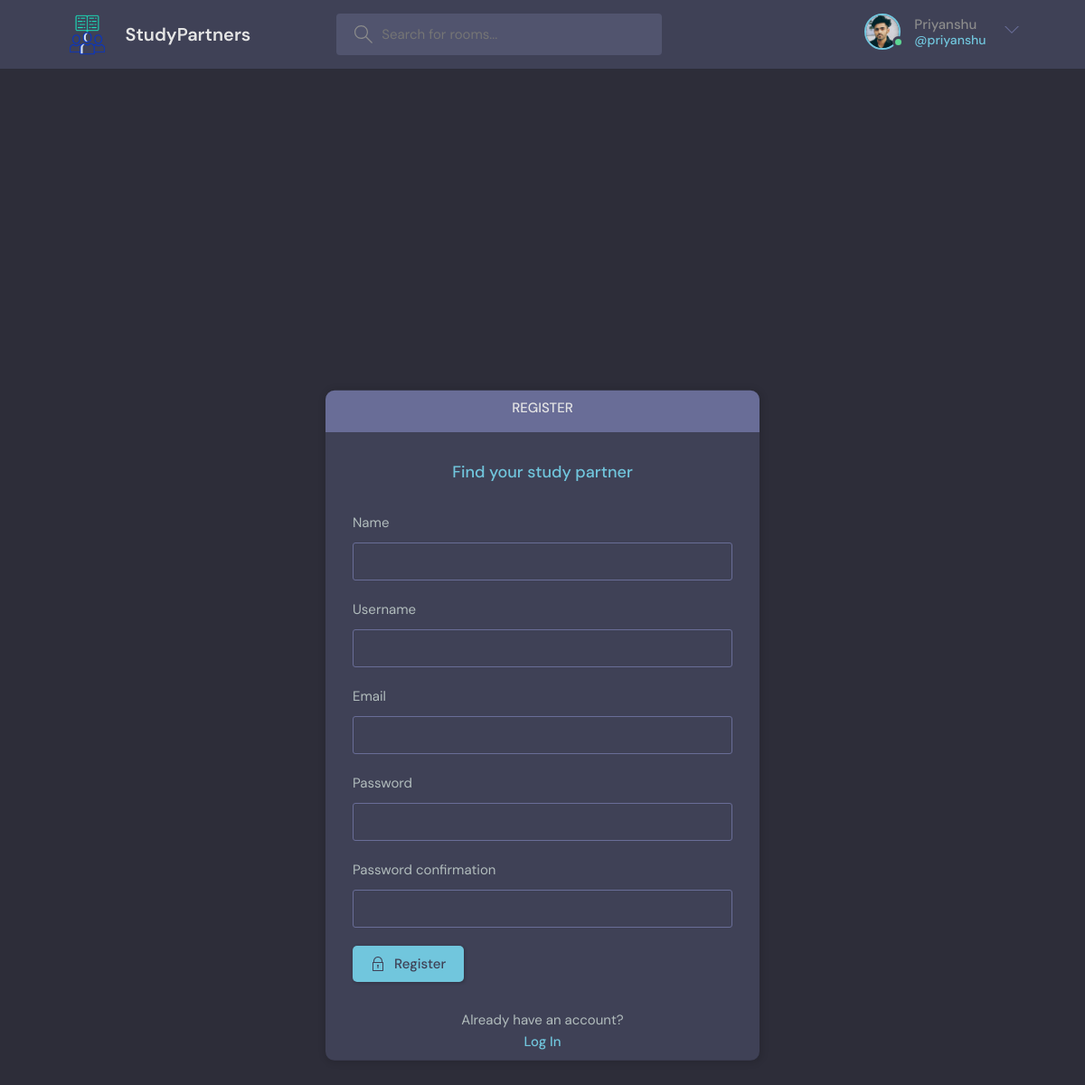
Page /register/ (signed in) on the committed database.
### base/models.py (models this page shows)
class User(AbstractUser):
    name = models.CharField(max_length=200, null=True)
    email = models.EmailField(unique=True)
    bio = models.TextField(null=True)
    avatar = models.ImageField(null=True,default='avatar.svg')
    USERNAME_FIELD = 'email'
    REQUIRED_FIELDS = []

### base/views.py (the view, shortened to what this page needs)
# urls.py: path('register/', views.registerPage,name = 'register'),
def registerPage(request):
    form = MyUserCreationForm()
    return render(request, 'base/login_register.html',{'form':form})

### base/forms.py
class MyUserCreationForm(UserCreationForm):
    class Meta:
        model = User
        fields = ['name', 'username','email', 'password1','password2']

### base/templates/base/login_register.html (shortened to what this page needs)
{%extends 'main.html'%}
{% block content%}
    <main class="auth layout">
      {% if page == 'login'%}
      <div class="container">
        <div class="layout__box">
          <div class="layout__boxHeader">
            <div class="layout__boxTitle">
              <h3>Login</h3>
            </div>
          </div>
          <div class="layout__body">
            <h2 class="auth__tagline">Find your study partner</h2>
            <form class="form" action="" method="POST">
              {%csrf_token%}
              <div class="form__group form__group">
                <label for="room_name">Email</label>
                <input id="username" name="email" type="text" placeholder="e.g. p123@gmail.com" />
              </div>
              <div class="form__group">
                <label for="password">Password</label>
                <input
                  id="password"
                  name="password"
                  type="password"
                  placeholder="&bull;&bull;&bull;&bull;&bull;&bull;&bull;&bull;"
                />
              </div>
              <button class="btn btn--main" type="submit">
                <svg
                  version="1.1"
                  xmlns="http://www.w3.org/2000/svg"
                  width="32"
                  height="32"
                  viewBox="0 0 32 32"
                >
                  <title>lock</title>
                  <path
                    d="M27 12h-1v-2c0-5.514-4.486-10-10-10s-10 4.486-10 10v2h-1c-0.553 0-1 0.447-1 1v18c0 0.553 0.447 1 1 1h22c0.553 0 1-0.447 1-1v-18c0-0.553-0.447-1-1-1zM8 10c0-4.411 3.589-8 8-8s8 3.589 8 8v2h-16v-2zM26 30h-20v-16h20v16z"
                  ></path>
                  <path
                    d="M15 21.694v4.306h2v-4.306c0.587-0.348 1-0.961 1-1.694 0-1.105-0.895-2-2-2s-2 0.895-2 2c0 0.732 0.413 1.345 1 1.694z"
                  ></path>
                </svg>
                Login
              </button>
            </form>
            <div class="auth__action">
              <p>Haven't signed up yet?</p>
              <a href="{% url 'register' %}" class="btn btn--link">Sign Up</a>
            </div>
          </div>
        </div>
      </div>
      {%else%}
      <div class="container">
        <div class="layout__box">
          <div class="layout__boxHeader">
            <div class="layout__boxTitle">
              <h3>Register</h3>
            </div>
          </div>
          <div class="layout__body">
            <h2 class="auth__tagline">Find your study partner</h2>
            <form class="form" action="" method="POST">
              {% for field in form %}
              <div class="form__group form__group">
                <label for="room_name">{{field.label}}</label>
                {{field}}
              </div>
              {%endfor%}
              <button class="btn btn--main" type="submit">
                Register
              </button>
            </form>
            <div class="auth__action">
              <p>Already have an account?</p>
              <a href="{% url 'login' %}" class="btn btn--link">Log In</a>
            </div>
          </div>
        </div>
      </div>
      {%endif%}
    </main>
{%endblock content%}

### templates/navbar.html (shortened to what this page needs)
{%load static %}
<header class="header header--loggedIn">
    <div class="container">
      <a href="{% url 'home' %}" class="header__logo">
        <img src="{% static 'images/logo.png' %}" style="height: 4.5rem;
        width: 4.5rem;" />
        <h1 style="font-weight: 600;">StudyPartners</h1>
      </a>
      <form class="header__search" method="GET" action="{% url 'home' %}">
        <label>
          <input name="q" placeholder="Search for rooms..." />
        </label>
      </form>
      <nav class="header__menu">
       {% if request.user.is_authenticated %}
        <div class="header__user">
          <a href="{% url 'user-profile' user.id%}">
            <div class="avatar avatar--medium active">
              <img src="{{request.user.avatar.url}}" />
            </div>
            <p>{{request.user.name}} <span>@{{ request.user.username}}</span></p>
          </a>
          <button class="dropdown-button">
            <svg version="1.1" xmlns="http://www.w3.org/2000/svg" width="32" height="32" viewBox="0 0 32 32">
              <title>chevron-down</title>
              <path d="M16 21l-13-13h-3l16 16 16-16h-3l-13 13z"></path>
            </svg>
          </button>
        </div>
        {%else%}
        <a href="{% url 'login'%}">
          <img src="{% static 'images/avatar.svg' %}" />
          <p>Login</p>
        </a>
        {%endif%}
      </nav>
    </div>
  </header>

### base/templates/base/login_register.html (style rules this page uses)
.layout__box { overflow: scroll; bottom: 2%; }

### rows in the picture
User: user.avatar (picture), user.name "Priyanshu", user.username "priyanshu"

### other values in the picture
{{ field.label }} "Name" "Username" "Email" "Password" "Password confirmation"
